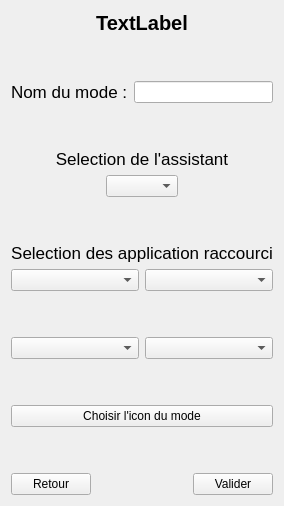
         <widget class="QWidget" name="addmode">
          <layout class="QVBoxLayout" name="verticalLayout_5">
           <item>
            <widget class="QLabel" name="LINDICATIONMODE">
             <property name="font">
              <font>
               <pointsize>15</pointsize>
               <bold>true</bold>
              </font>
             </property>
             <property name="text">
              <string>TextLabel</string>
             </property>
             <property name="alignment">
              <set>Qt::AlignmentFlag::AlignCenter</set>
             </property>
            </widget>
           </item>
           <item>
            <spacer name="verticalSpacer_5">
             <property name="orientation">
              <enum>Qt::Orientation::Vertical</enum>
             </property>
             <property name="sizeHint" stdset="0">
              <size>
               <width>20</width>
               <height>40</height>
              </size>
             </property>
            </spacer>
           </item>
           <item>
            <layout class="QHBoxLayout" name="horizontalLayout">
             <item>
              <widget class="QLabel" name="label">
               <property name="font">
                <font>
                 <pointsize>13</pointsize>
                </font>
               </property>
               <property name="text">
                <string>Nom du mode :</string>
               </property>
              </widget>
             </item>
             <item>
              <widget class="QLineEdit" name="IDC_LINENAMEMODE"/>
             </item>
            </layout>
           </item>
           <item>
            <spacer name="verticalSpacer_6">
             <property name="orientation">
              <enum>Qt::Orientation::Vertical</enum>
             </property>
             <property name="sizeHint" stdset="0">
              <size>
               <width>20</width>
               <height>40</height>
              </size>
             </property>
            </spacer>
           </item>
           <item>
            <widget class="QLabel" name="LINDICAYTIONASSISTANTMODE">
             <property name="font">
              <font>
               <pointsize>13</pointsize>
              </font>
             </property>
             <property name="text">
              <string>Selection de l'assistant</string>
             </property>
             <property name="alignment">
              <set>Qt::AlignmentFlag::AlignCenter</set>
             </property>
            </widget>
           </item>
           <item>
            <layout class="QHBoxLayout" name="horizontalLayout_3">
             <item>
              <spacer name="horizontalSpacer_5">
               <property name="orientation">
                <enum>Qt::Orientation::Horizontal</enum>
               </property>
               <property name="sizeHint" stdset="0">
                <size>
                 <width>40</width>
                 <height>20</height>
                </size>
               </property>
              </spacer>
             </item>
             <item>
              <widget class="QComboBox" name="IDC_LISTASSISTANTMODE"/>
             </item>
             <item>
              <spacer name="horizontalSpacer_6">
               <property name="orientation">
                <enum>Qt::Orientation::Horizontal</enum>
               </property>
               <property name="sizeHint" stdset="0">
                <size>
                 <width>40</width>
                 <height>20</height>
                </size>
               </property>
              </spacer>
             </item>
            </layout>
           </item>
           <item>
            <spacer name="verticalSpacer_8">
             <property name="orientation">
              <enum>Qt::Orientation::Vertical</enum>
             </property>
             <property name="sizeHint" stdset="0">
              <size>
               <width>20</width>
               <height>40</height>
              </size>
             </property>
            </spacer>
           </item>
           <item>
            <widget class="QLabel" name="LSELECTIONAPPMODE">
             <property name="font">
              <font>
               <pointsize>13</pointsize>
              </font>
             </property>
             <property name="text">
              <string>Selection des application raccourci</string>
             </property>
             <property name="alignment">
              <set>Qt::AlignmentFlag::AlignCenter</set>
             </property>
            </widget>
           </item>
           <item>
            <layout class="QGridLayout" name="gridLayout_3">
             <item row="0" column="0">
              <widget class="QComboBox" name="IDC_APP1MODE"/>
             </item>
             <item row="1" column="0">
              <spacer name="verticalSpacer_11">
               <property name="orientation">
                <enum>Qt::Orientation::Vertical</enum>
               </property>
               <property name="sizeHint" stdset="0">
                <size>
                 <width>20</width>
                 <height>40</height>
                </size>
               </property>
              </spacer>
             </item>
             <item row="2" column="1">
              <widget class="QComboBox" name="IDC_APP4MODE"/>
             </item>
             <item row="2" column="0">
              <widget class="QComboBox" name="IDC_APP3MODE"/>
             </item>
             <item row="0" column="1">
              <widget class="QComboBox" name="IDC_APP2MODE"/>
             </item>
            </layout>
           </item>
           <item>
            <spacer name="verticalSpacer_10">
             <property name="orientation">
              <enum>Qt::Orientation::Vertical</enum>
             </property>
             <property name="sizeHint" stdset="0">
              <size>
               <width>20</width>
               <height>40</height>
              </size>
             </property>
            </spacer>
           </item>
           <item>
            <widget class="QPushButton" name="IDC_ICONMODEADD">
             <property name="text">
              <string>Choisir l'icon du mode</string>
             </property>
            </widget>
           </item>
           <item>
            <spacer name="verticalSpacer_39">
             <property name="orientation">
              <enum>Qt::Orientation::Vertical</enum>
             </property>
             <property name="sizeHint" stdset="0">
              <size>
               <width>20</width>
               <height>40</height>
              </size>
             </property>
            </spacer>
           </item>
           <item>
            <layout class="QHBoxLayout" name="horizontalLayout_4">
             <item>
              <widget class="QPushButton" name="IDC_RETOURMODE">
               <property name="text">
                <string>Retour</string>
               </property>
              </widget>
             </item>
             <item>
              <spacer name="horizontalSpacer_7">
               <property name="orientation">
                <enum>Qt::Orientation::Horizontal</enum>
               </property>
               <property name="sizeHint" stdset="0">
                <size>
                 <width>40</width>
                 <height>20</height>
                </size>
               </property>
              </spacer>
             </item>
             <item>
              <widget class="QPushButton" name="IDC_VALIDERMODE">
               <property name="text">
                <string>Valider</string>
               </property>
              </widget>
             </item>
            </layout>
           </item>
          </layout>
         </widget>
